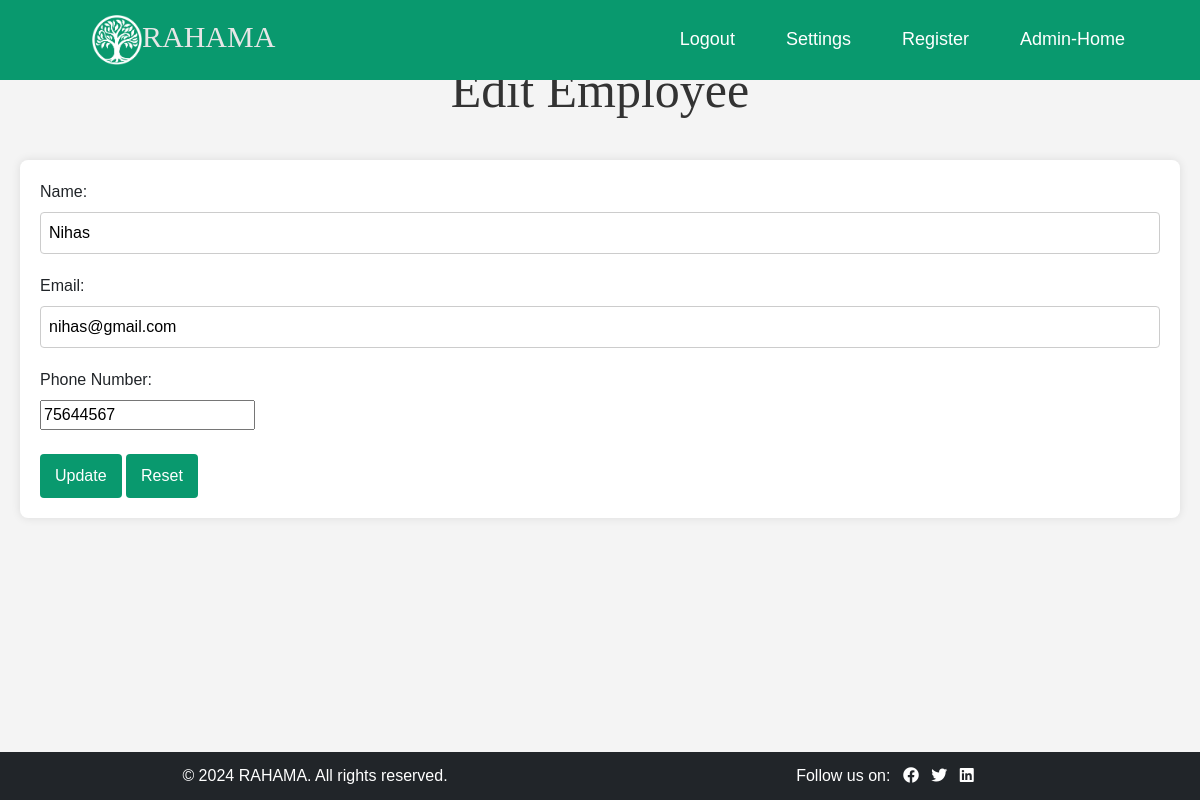
The page /rahama/admin/employee_edit.php?id=16 on the database its author committed.
### tables this page shows
CREATE TABLE `site_settings` (
  `id` int(11) NOT NULL,
  `logo_path` varchar(255) NOT NULL,
  `name` varchar(255) NOT NULL,
  `facebook_link` varchar(255) NOT NULL,
  `twitter_link` varchar(255) NOT NULL,
  `linkedin_link` varchar(255) NOT NULL
);

CREATE TABLE `employees` (
  `id` int(11) NOT NULL,
  `name` varchar(100) NOT NULL,
  `email` varchar(100) NOT NULL,
  `phone_number` varchar(10) NOT NULL,
  `password` varchar(200) NOT NULL,
  `status` tinyint(1) NOT NULL DEFAULT 1
);

### rahama/admin/functions.php (called while the page is built)
<?php
function get_logo_path($conn) {
    $result = $conn->query("SELECT logo_path, name FROM site_settings WHERE id = 1 LIMIT 1");
    $row = $result->fetch_assoc();
    return $row ? $row : ['logo_path' => null, 'name' => 'Your Company Name'];
}?>

### rahama/admin/employee_edit.php (the view, shortened to what this page needs)
<?php
include('../db_connect.php');
include('admin_header.php');
if (isset($_GET['id'])) {
    $id = $_GET['id'];
    $stmt = $conn->prepare("SELECT * FROM employees WHERE id = ?");
    $stmt->bind_param("i", $id);
    $stmt->execute();
    $employee = $stmt->get_result()->fetch_assoc();
}
?>
<!DOCTYPE html>
<html>
<head>
    <link rel="stylesheet" href="../styles.css">
</head>
<body>
    <h2>Edit Employee</h2>
    <form method="post" action="">
        <label>Name:</label>
        <input type="text" name="name" value="<?php echo htmlspecialchars($employee['name']); ?>" required><br>
        <label>Email:</label>
        <input type="email" name="email" value="<?php echo htmlspecialchars($employee['email']); ?>" required><br>
        <label>Phone Number:</label>
        <input type="number" name="phone_number" value="<?php echo htmlspecialchars($employee['phone_number']); ?>"><br><br>
        <button type="submit">Update</button>
        <button type="reset">Reset</button>
    </form>
</body>
</html>
<?php include('../footer.php'); ?>

### rahama/admin/admin_header.php (shortened to what this page needs)
<?php
include('../db_connect.php');
include('functions.php');
$site_info = get_logo_path($conn);
$logo_path = $site_info['logo_path'];
$company_name = $site_info['name'];
?>
<!DOCTYPE html>
<html lang="en">
<head>
    <link href="https://cdn.jsdelivr.net/npm/bootstrap@5.3.3/dist/css/bootstrap.min.css" rel="stylesheet">
</head>
<body>
   <?php
$current_page = basename($_SERVER['PHP_SELF']);
?>
<nav class="navbar navbar-expand-lg">
    <div class="container-fluid">
        <a class="navbar-brand" href="#">
            <?php if ($logo_path): ?>
                <img src="../<?php echo htmlspecialchars($logo_path); ?>" alt="" style="height: 50px;"><span style="color: rgb(230, 230, 230);"><?php echo htmlspecialchars($company_name); ?></span>
            <?php else: ?>
                <span style="color: rgb(230, 230, 230);"><?php echo htmlspecialchars($company_name); ?></span>
            <?php endif; ?>
        </a>
        <div class="collapse navbar-collapse justify-content-end" id="navbarNav">
            <ul class="navbar-nav">
                <li class="nav-item">
                    <a class="nav-link <?php echo ($current_page == 'admin_logout.php') ? 'active' : ''; ?>" href="admin_logout.php">Logout</a>
                </li>
                <li class="nav-item">
                    <a class="nav-link <?php echo ($current_page == 'site_settings.php') ? 'active' : ''; ?>" href="../site_settings.php">Settings</a>
                </li>
 <li class="nav-item">
                    <a class="nav-link <?php echo ($current_page == 'register.php') ? 'active' : ''; ?>" href="register.php">Register</a>
                </li>
                <li class="nav-item">
                    <a class="nav-link <?php echo ($current_page == 'admin_dashboard.php') ? 'active' : ''; ?>" href="admin_dashboard.php">Admin-Home</a>
                </li>
            </ul>
        </div>
    </div>
</nav>
</body>
</html>

### rahama/footer.php (shortened to what this page needs)
<?php
include('db_connect.php');
$query = "SELECT * FROM site_settings WHERE id = 1";
$result = $conn->query($query);
$footer = [
    'name' => 'NGO Employee Location Tracking System',
    'facebook_link' => '#',
    'twitter_link' => '#',
    'linkedin_link' => '#',
];
if ($result && $result->num_rows > 0) {
    $footer = $result->fetch_assoc();
}
?>
<!DOCTYPE html>
<html lang="en">
<head>
    <link rel="stylesheet" href="https://cdnjs.cloudflare.com/ajax/libs/font-awesome/5.15.3/css/all.min.css">
</head>
<body class="d-flex flex-column min-vh-100">
       <footer class="bg-dark text-white text-center py-2 mt-auto">
        <div class="container mt-1">
            <div class="row">
                <div class="col-12 col-md-6 mb-2 mb-md-0">
                    <p class="mb-1 fs-6 fs-md-5">&copy; <?php echo date("Y"); ?> <?php echo htmlspecialchars($footer['name']); ?>. All rights reserved.</p>
                </div>
                <div class="col-12 col-md-6">
                    <p class="mb-0">
                        Follow us on:
                        <a href="<?php echo htmlspecialchars($footer['facebook_link']); ?>" target="_blank" class="text-white ms-2"><i class="fab fa-facebook"></i></a>
                        <a href="<?php echo htmlspecialchars($footer['twitter_link']); ?>" target="_blank" class="text-white ms-2"><i class="fab fa-twitter"></i></a>
                        <a href="<?php echo htmlspecialchars($footer['linkedin_link']); ?>" target="_blank" class="text-white ms-2"><i class="fab fa-linkedin"></i></a>
                    </p>
                </div>
            </div>
        </div>
    </footer>
</body>
</html>

### rahama/styles.css (style rules this page uses)
body { font-family: Arial, sans-serif; background-color: #f4f4f4; margin: 0; padding: 0; }
h2, h3 { color: #333; }
form { background-color: #fff; padding: 20px; margin: 20px; border-radius: 8px; box-shadow: 0 0 10px rgba(0,0,0,0.1); }
label { display: block; margin-bottom: 8px; }
input[type="text"], input[type="email"], input[type="password"], input[type="date"], select { width: 100%; padding: 8px; margin-bottom: 20px; border: 1px solid #ccc; border-radius: 4px; }
button { padding: 10px 15px; background-color:rgb(9, 153, 110); color: #fff; border: none; border-radius: 4px; cursor: pointer; }
a { color: #007bff; text-decoration: none; }
.navbar { display: flex; align-items: center; padding: 10px 20px; background-color:rgb(9, 153, 110); color:white; }
.navbar { display: flex; align-items: center; padding: 10px 20px; background-color: rgb(9, 153, 110); color: white; }

### rahama/admin/admin_header.php (style rules this page uses)
body { background-color: #1d2630; }
.navbar { margin-bottom: 0px; background-color: rgb(9, 153, 110); position: fixed; padding: 0.5rem 1rem; line-height: 1.2; top: 0; width: 100%; z-index: 1000; }
.navbar-brand { margin-left: 60px; font-size: 30px; color: rgb(230, 230, 230); font-family: 'Georgia', serif; pointer-events: none; }
.nav-item { margin-right: 35px; font-size: 18px; color: white; }
.container { margin-top: 50px; }
h2 { color: white; text-align: center; font-family: 'Georgia', serif; font-size: 50px; margin-bottom: 20px; margin-top: 10px; }
.nav-link { color: white; padding: 8px 16px; border-radius: 5px; }

### rows shown on the page
site_settings: logo_path (picture), name "RAHAMA"
employees: name "Nihas", email "nihas@gmail.com", phone_number "75644567"
